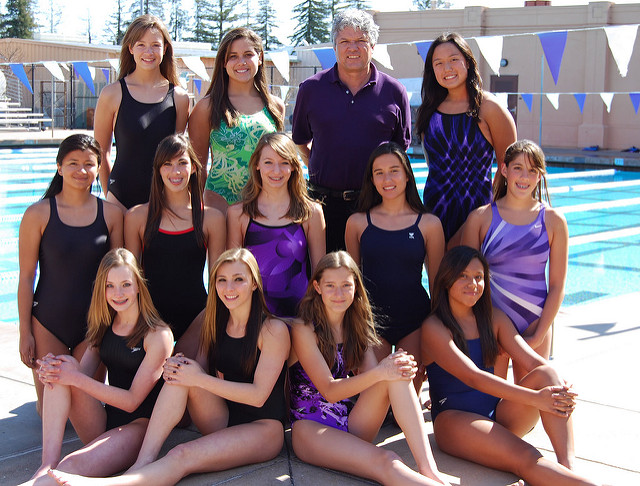
#> input picture 16_Deep_Learning_for_Computer_Vision/22/test2.jpg, 640 x 486 px
$ python 04_opencv_face_detector_plot2.py
#> lines starting #> are read from the running program, lines starting #| are printed output that depends on the picture; after the words box and inside, x2 and y2 are one past the last pixel; in counts of white or black regions, pixels touching at a corner belong together
# plot photo with detected faces using opencv cascade classifier
from cv2 import CascadeClassifier
from cv2 import destroyAllWindows
from cv2 import imread
from cv2 import imshow
from cv2 import rectangle
from cv2 import waitKey

# load the photograph
pixels = imread('test2.jpg')
#> pixels is the input picture: shape (486, 640, 3); mean B, G, R 118.6, 113.4, 130.9
# load the pre-trained model
classifier = CascadeClassifier('haarcascade_frontalface_default.xml')
# perform face detection
bboxes = classifier.detectMultiScale(pixels)
#> bboxes = 14 rows, first 6: [335, 29, 34, 34], [427, 48, 38, 38], [366, 156, 42, 42], [127, 31, 40, 40], [218, 39, 43, 43], [255, 147, 42, 42]
# print bounding box for each detected face
for box in bboxes:
    # extract
    x, y, width, height = box
    x2, y2 = x + width, y + height
    # draw a rectangle over the pixels
    rectangle(pixels, (x, y), (x2, y2), (0, 0, 255), 1)
#> this loop made 14 passes
#> (x, y, width, height, x2, y2) on passes 1 to 12: (335, 29, 34, 34, 369, 63), (427, 48, 38, 38, 465, 86), (366, 156, 42, 42, 408, 198), (127, 31, 40, 40, 167, 71), (218, 39, 43, 43, 261, 82), (255, 147, 42, 42, 297, 189), (452, 262, 40, 40, 492, 302), (317, 270, 43, 43, 360, 313), (97, 267, 49, 49, 146, 316), (504, 155, 40, 40, 544, 195), (207, 263, 48, 48, 255, 311), (151, 146, 46, 46, 197, 192)
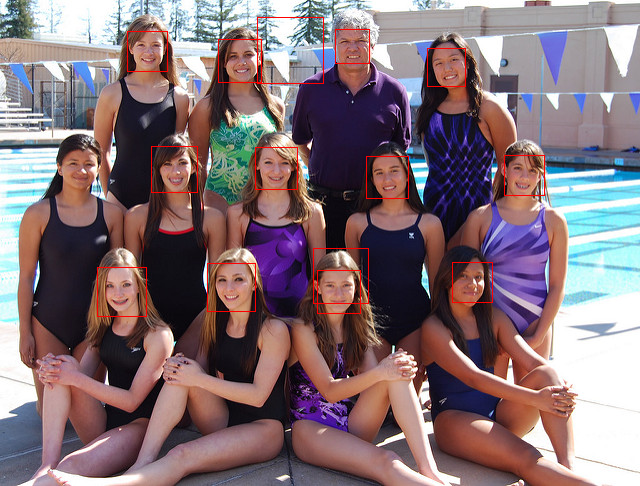
#> pixels: shape (486, 640, 3); 0.8% of pixels changed, all inside (x1, y1, x2, y2) = (97, 17, 545, 317)
# show the image
imshow('face detection', pixels)
# keep the window open until we press a key
waitKey(0)
# close the window
destroyAllWindows()

$ run again, with 16_Deep_Learning_for_Computer_Vision/22/test1.jpg copied over 16_Deep_Learning_for_Computer_Vision/22/test2.jpg
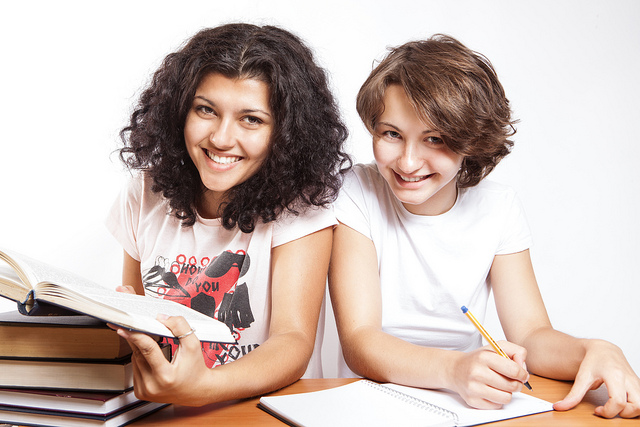
#> input picture 16_Deep_Learning_for_Computer_Vision/22/test1.jpg, 640 x 427 px
#> pixels is the input picture: shape (427, 640, 3); mean B, G, R 179.7, 186.7, 204
#> bboxes = [[174, 75, 107, 107], [360, 102, 101, 101]]
#> the loop `for box in bboxes:` made 2 passes
#> (x, y, width, height, x2, y2) on passes 1 to 2: (174, 75, 107, 107, 281, 182), (360, 102, 101, 101, 461, 203)
#> after the loop `for box in bboxes:`:
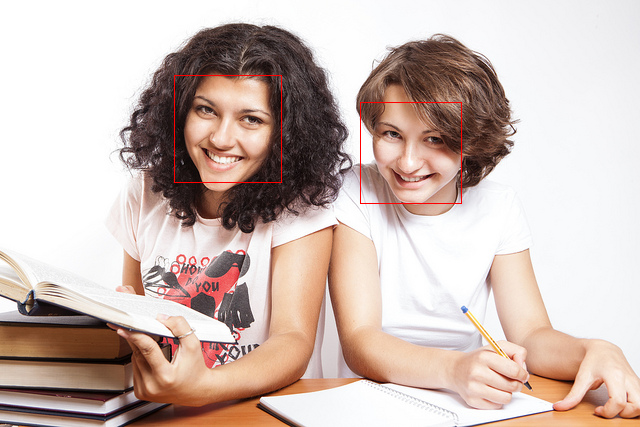
#> pixels: shape (427, 640, 3); 0.3% of pixels changed, all inside (x1, y1, x2, y2) = (174, 75, 462, 204)
